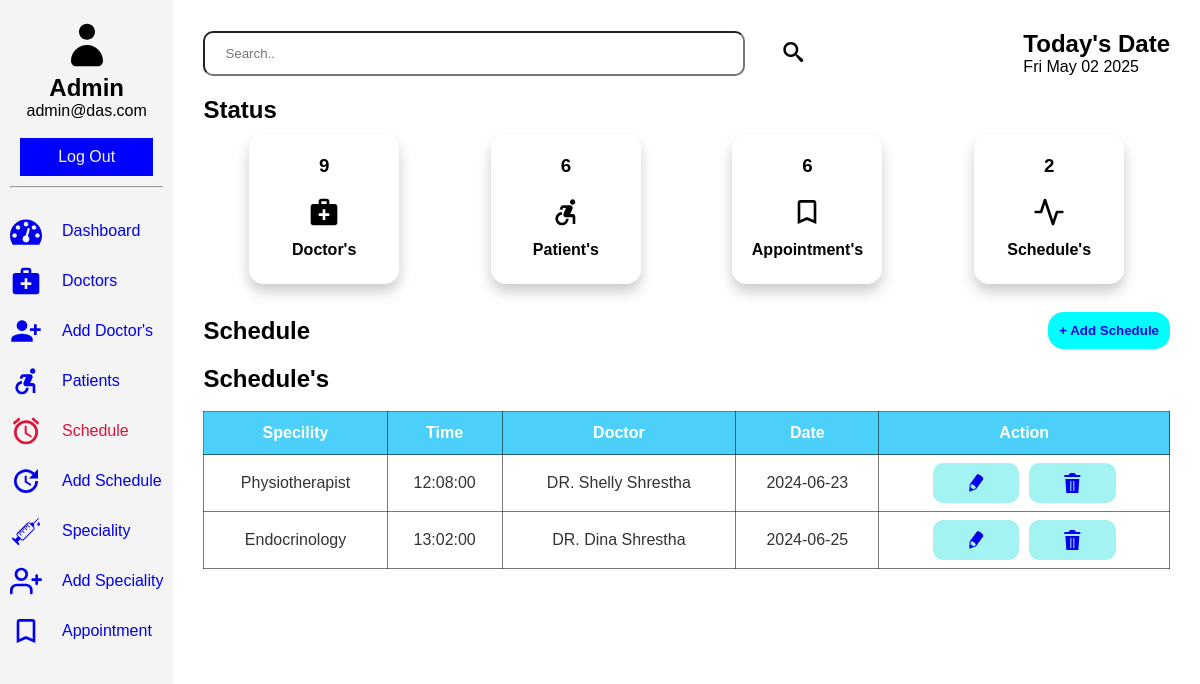
Before: /admin/schedule.php (signed in) with the older database file.
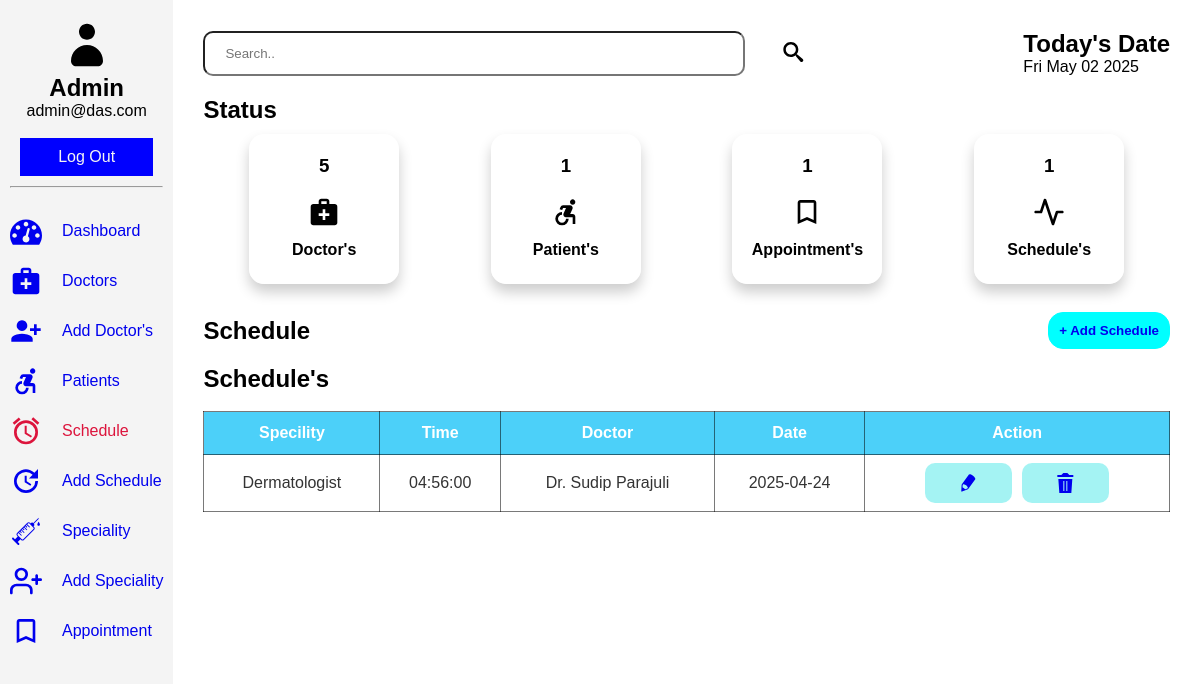
After: the same page with the newer database file.
### tables this page shows
CREATE TABLE `schedule` (
  `id` int(11) NOT NULL,
  `sid` int(11) NOT NULL,
  `time` time NOT NULL,
  `did` int(11) NOT NULL,
  `date` date NOT NULL
);

CREATE TABLE `specialities` (
  `id` int(11) NOT NULL,
  `title` varchar(60) NOT NULL,
  `description` text NOT NULL,
  `image_name` varchar(60) NOT NULL,
  `image_path` varchar(255) NOT NULL,
  `created_at` timestamp NULL DEFAULT current_timestamp()
);

CREATE TABLE `doctor` (
  `id` int(11) NOT NULL,
  `fname` varchar(60) NOT NULL,
  `latitude` decimal(10,8) NOT NULL,
  `longitude` decimal(11,8) NOT NULL,
  `email` varchar(60) NOT NULL,
  `password` varchar(60) NOT NULL,
  `phone` varchar(60) NOT NULL,
  `address` varchar(255) NOT NULL,
  `image_name` varchar(255) NOT NULL,
  `image_path` varchar(255) NOT NULL,
  `sid` int(11) DEFAULT NULL,
  `created_at` timestamp NULL DEFAULT current_timestamp()
);

### admin/schedule.php (the view, shortened to what the changed rows need)
<?php
    include('../connection.php');
    $keyword = isset($_GET['keyword'])  ? $_GET['keyword'] : NULL ;
    if(isset($keyword)){
        $sql = "SELECT  sp.id, sp.title, sc.id, sc.time, doc.fname, sc.date from schedule as sc INNER JOIN specialities as sp ON sc.sid = sp.id INNER JOIN doctor as doc ON sc.did = doc.id where title like '%$keyword%'";
    }else{
        $sql = "SELECT sp.id, sp.title, sc.id, sc.time, doc.fname, sc.date from schedule as sc INNER JOIN specialities as sp ON sc.sid = sp.id INNER JOIN doctor as doc ON sc.did = doc.id";
    }
    $result = mysqli_query($conn, $sql);
    $useremail = $_SESSION["username_admin"];
    $usql = "SELECT name FROM admin where email='$useremail';";
    $uresult = mysqli_query($conn, $usql);
    $urow = mysqli_fetch_assoc($uresult);
?>
<!DOCTYPE html>
<html lang="en">
<head>
    <link rel="stylesheet" href="../assets/dash1.css">
</head>
<body>
    <section class="dashboard">
        <div class="sidebar">
            <header>
                <h1><?php echo $urow['name']; ?></h1>
                <p><?php echo "". $_SESSION["username_admin"].""; ?></p><br>
            </header>
        </div>
        <div class="main">
            <div class="head">
                <div class="date-container">
                    <h1>Today's Date</h1>
                </div>
            </div>
            <div class="status">
                <div class="status-bar">
                    <h2>Status</h2>
                </div>
                <div class="dash-collection">
                    <div class="doc">
                        <?php
                            $dsql = "SELECT * FROM doctor";
                            $dresult = mysqli_query($conn, $dsql);
                            if($drow = mysqli_num_rows($dresult)){
                                echo '<h3>'.$drow.'</h3>';
                            }else{
                                echo '<h3>0</h3>';
                            }
                        ?>
                        <svg class="icon icon-medical_services"><use xlink:href="#icon-medical_services"></use></svg><br>
                        <h4>Doctor's</h4><br>
                    </div>
                    <div class="doc">
                        <?php
                            $psql = "SELECT * FROM patient";
                            $presult = mysqli_query($conn, $psql);
                            if($prow = mysqli_num_rows($presult)){
                                echo '<h3>'.$prow.'</h3>';
                            }else{
                                echo '<h3>0</h3>';
                            }
                        ?>
                        <svg class="icon icon-accessible_forward"><use xlink:href="#icon-accessible_forward"></use></svg><br>
                        <h4>Patient's</h4><br>
                    </div>
                    <div class="doc">
                        <?php
                            $asql = "SELECT * FROM appointment";
                            $aresult = mysqli_query($conn, $asql);
                            if($arow = mysqli_num_rows($aresult)){
                                echo '<h3>'.$arow.'</h3>';
                            }else{
                                echo '<h3>0</h3>';
                            }
                        ?>
                        <svg class="icon icon-bookmark_outline"><use xlink:href="#icon-bookmark_outline"></use></svg><br>
                        <h4>Appointment's</h4><br>
                    </div>
                    <div class="doc">
                        <?php
                            $ssql = "SELECT * FROM schedule";
                            $sresult = mysqli_query($conn, $ssql);
                            if($srow = mysqli_num_rows($sresult)){
                                echo '<h3>'.$srow.'</h3>';
                            }else{
                                echo '<h3>0</h3>';
                            }
                        ?>
                        <svg class="icon icon-activity"><use xlink:href="#icon-activity"></use></svg><br>
                        <h4>Schedule's</h4><br>
                    </div>
                </div>
            </div><br>
            <div class="session-info">
                <div class="add">
                    <h2>Schedule</h2>
                </div>
                <div class="tabular">
                    <h2>Schedule's</h2><br>
                    <table class="table-container">
                        <thead>
                            <tr>
                                <th>Specility</th>
                                <th>Time</th>
                                <th>Doctor</th>
                                <th>Date</th>
                                <th>Action</th>
                            </tr>
                        </thead>
                        <tbody>
                            <tr>
                                <?php
                                    while($row = mysqli_fetch_assoc($result)){
                                ?>
                                    <td><?php echo $row['title'];
                                    ?></td>
                                    <td><?php echo $row['time'] ?></td>
                                    <td><?php  echo $row['fname']; ?></td>
                                    <td><?php echo $row['date'] ?></td>
                                    <td class="event">
                                        <button><a href="../admin/schedule/update.php?updateid=<?php echo $row['id']; ?>"><svg class="icon icon-pencil"><use xlink:href="#icon-pencil"></use></svg></a></button>
                                        <button><a href="../admin/schedule/delete.php?deleteid=<?php echo $row['id']; ?>"><svg class="icon icon-trash"><use xlink:href="#icon-trash"></use></svg></a></button>
                                    </td>
                            </tr>
                                <?php
                                    }
                                ?>
                        </tbody>
                    </table>
                </div>
            </div>
        </div>
    </section>
</body>
</html>

Changed rows visible on the page:
removed schedule: sid.title "Physiotherapist", time "12:08:00", did.fname "DR. Shelly Shrestha", date "2024-06-23"
removed schedule: sid.title "Endocrinology", time "13:02:00", did.fname "DR. Dina Shrestha", date "2024-06-25"
added schedule: sid.title "Dermatologist", time "04:56:00", did.fname "Dr. Sudip Parajuli", date "2025-04-24"
Other visible differences:
$drow: "9" → "5"
$prow: "6" → "1"
$arow: "6" → "1"
$srow: "2" → "1"
